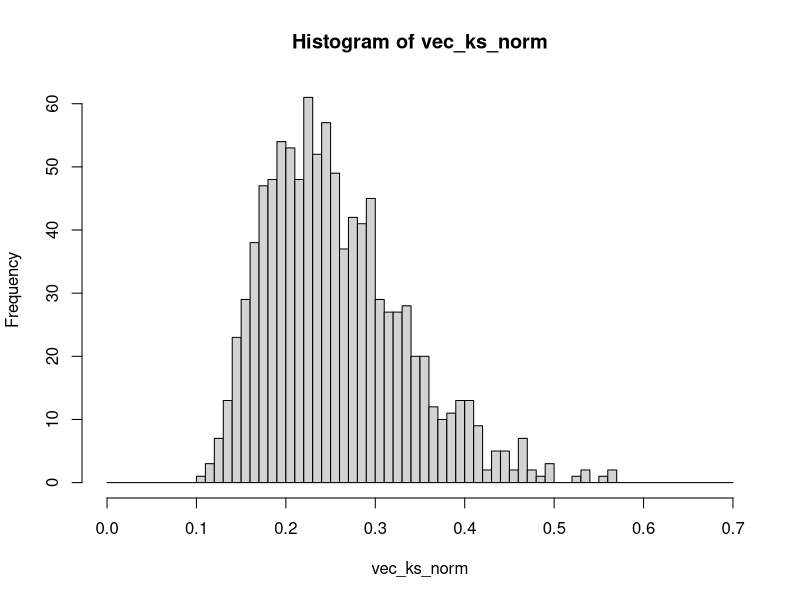
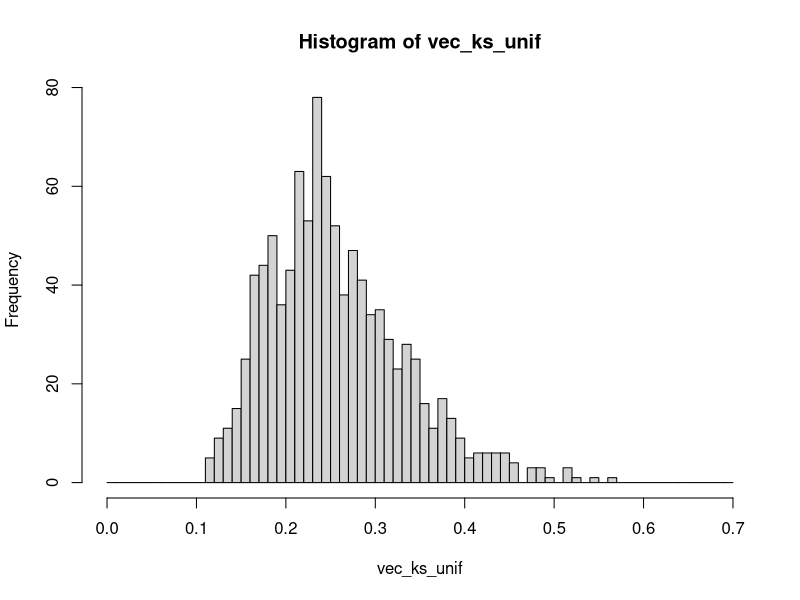
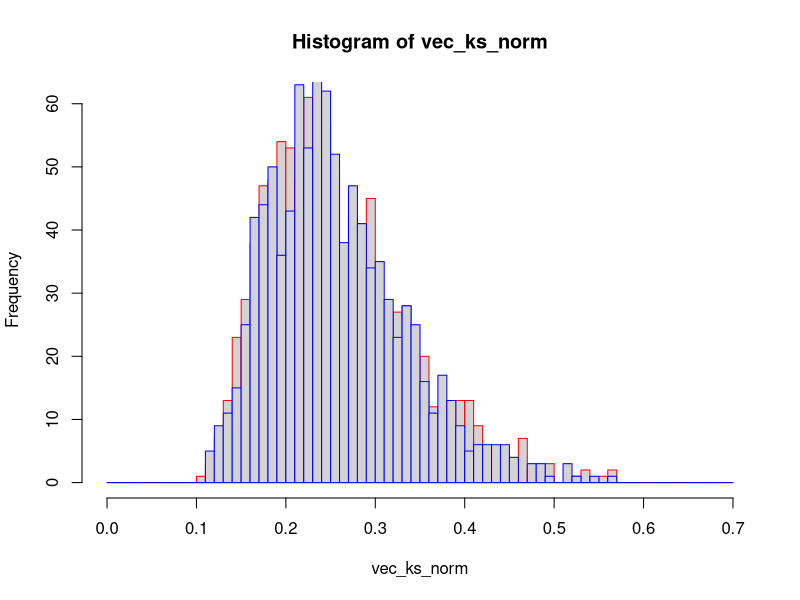

Source code (R) for these figures, in order:
pdf(NULL)

vec_ks_norm <- rep(0,1000)
vec_ks_unif <- rep(0,1000)

M_norm <-matrix(rnorm(10000),nrow=10)
M_unif <-matrix(runif(10000),nrow=10)

for(i in 1:1000) vec_ks_norm[i] <- ks.test(M_norm[,i],"pnorm")$statistic
for(i in 1:1000) vec_ks_unif[i] <- ks.test(M_unif[,i],"punif")$statistic

h_norm <- hist(vec_ks_norm, breaks=seq(0,0.7,by=0.01))
h_unif <- hist(vec_ks_unif, breaks=seq(0,0.7,by=0.01))

jpeg("myplot.jpg")

plot(h_norm,border="red")
plot(h_unif,border="blue",add=TRUE)

dev.off()
